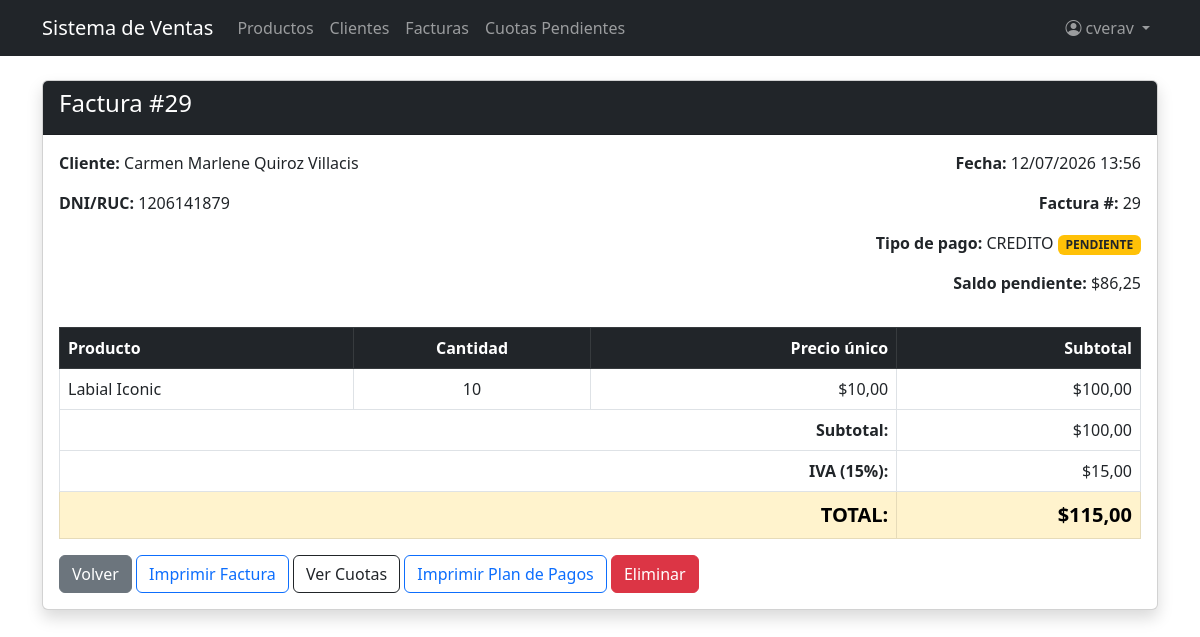
The page /invoices/29/ (signed in) on the database its author committed.
### billing/models.py (models this page shows, shortened)
class Invoice(models.Model):
    customer = models.ForeignKey(Customer, on_delete=models.PROTECT, related_name='invoices', verbose_name='Cliente')
    invoice_date = models.DateTimeField(auto_now_add=True, verbose_name='Datos de Factura')
    subtotal = models.DecimalField(max_digits=12, decimal_places=2, default=0)
    tax = models.DecimalField(max_digits=12, decimal_places=2, default=0, verbose_name='Impuesto')
    total = models.DecimalField(max_digits=12, decimal_places=2, default=0, verbose_name='Total')
    is_active = models.BooleanField(default=True)
    tipo_pago = models.CharField(
        max_length=10,
        choices=[("CONTADO", "CONTADO"), ("CREDITO", "CREDITO")],
        default="CONTADO",
        verbose_name="Tipo de pago",
    )
    saldo = models.DecimalField(max_digits=12, decimal_places=2, default=0)
    estado = models.CharField(
        max_length=15,
        choices=[("PENDIENTE", "PENDIENTE"), ("PAGADA", "PAGADA")],
        default="PENDIENTE",
    )
    class Meta: ordering = ['-invoice_date']

class Customer(models.Model):
    dni = models.CharField(max_length=13, unique=True, verbose_name='DNI/RUC', validators=[validate_cedula_ec])
    first_name = models.CharField(max_length=100, verbose_name='Nombre')
    last_name = models.CharField(max_length=100, verbose_name='Apellido')
    email = models.EmailField(blank=True, null=True)
    phone = models.CharField(max_length=20, blank=True, null=True, verbose_name='Teléfono')
    address = models.TextField(blank=True, null=True, verbose_name='Dirección')
    is_active = models.BooleanField(default=True, verbose_name='Activo')
    created_at = models.DateTimeField(auto_now_add=True)
    updated_at = models.DateTimeField(auto_now=True)
    class Meta:
        ordering = ['last_name', 'first_name']
    @property
    def full_name(self): return f'{self.first_name} {self.last_name}'

class InvoiceDetail(models.Model):
    invoice = models.ForeignKey(Invoice, on_delete=models.CASCADE, related_name='details', verbose_name='Factura')
    product = models.ForeignKey(Product, on_delete=models.PROTECT, related_name='invoice_details', verbose_name='Producto')
    quantity = models.IntegerField(default=1)
    unit_price = models.DecimalField(max_digits=12, decimal_places=2, verbose_name='Precio unitario')
    subtotal = models.DecimalField(max_digits=12, decimal_places=2, default=0)

class Product(models.Model):
    name = models.CharField(max_length=200, verbose_name='Nombre del producto')
    description = models.TextField(blank=True, null=True, verbose_name='Descripción')
    brand = models.ForeignKey(Brand, on_delete=models.PROTECT, related_name='products', verbose_name='Marca')
    group = models.ForeignKey(ProductGroup, on_delete=models.PROTECT, related_name='products', verbose_name='Grupo')
    suppliers = models.ManyToManyField(Supplier, related_name='products', blank=True, verbose_name='Proveedor')
    unit_price = models.DecimalField(max_digits=12, decimal_places=2, verbose_name='Precio unitario')
    stock = models.IntegerField(default=0, validators=[MinValueValidator(0)])
    image = models.ImageField(upload_to='products/', blank=True, null=True, verbose_name='Imagen')
    is_active = models.BooleanField(default=True, verbose_name='Activo')
    created_at = models.DateTimeField(auto_now_add=True)
    updated_at = models.DateTimeField(auto_now=True)
    class Meta:
        verbose_name = 'Product'
        verbose_name_plural = 'Products'
        ordering = ['name']

### billing/views.py (the view)
# urls.py: path('invoices/<int:pk>/', views.invoice_detail, name='invoice_detail'),
@login_required
@permission_required_with_message('billing.view_invoice', redirect_url='/')
def invoice_detail(request, pk):
    invoice = get_object_or_404(
        Invoice.objects.select_related('customer')
                       .prefetch_related('details__product'),
        pk=pk
    )
    return render(request, 'billing/invoice_detail.html', {'invoice': invoice})

### security/templatetags/security_tags.py (called while the page is built)
@register.filter(name='role_badge_class')
def role_badge_class(role_name):
    return ROLE_BADGE_CLASSES.get(role_name, 'bg-secondary')

@register.filter(name='has_group')
def has_group(user, group_name):
    if not user.is_authenticated:
        return False
    if user.is_superuser:      # el superusuario ve todo
        return True
    return user.groups.filter(name=group_name).exists()

### billing/templates/billing/invoice_detail.html (shortened to what this page needs)
{% extends 'billing/base.html' %}
{% block content %}
<div class="card shadow mb-4">
  <div class="card-header bg-dark text-white">
    <h4>Factura #{{ invoice.id }}</h4>
  </div>
  <div class="card-body">
    <div class="row mb-3">
      <div class="col-md-6">
        <p><strong>Cliente:</strong> {{ invoice.customer.full_name }}</p>
        <p><strong>DNI/RUC:</strong> {{ invoice.customer.dni }}</p>
      </div>
      <div class="col-md-6 text-end">
        <p><strong>Fecha:</strong> {{ invoice.invoice_date|date:"d/m/Y H:i" }}</p>
        <p><strong>Factura #:</strong> {{ invoice.id }}</p>
        <p>
          <strong>Tipo de pago:</strong> {{ invoice.tipo_pago }}
          <span class="badge {% if invoice.estado == 'PAGADA' %}bg-success{% else %}bg-warning text-dark{% endif %}">{{ invoice.estado }}</span>
        </p>
        {% if invoice.tipo_pago == 'CREDITO' %}<p><strong>Saldo pendiente:</strong> ${{ invoice.saldo }}</p>{% endif %}
      </div>
    </div>
    <table class="table table-bordered">
      <thead class="table-dark">
        <tr>
          <th>Producto</th>
          <th class="text-center">Cantidad</th>
          <th class="text-end">Precio único</th>
          <th class="text-end">Subtotal</th>
        </tr>
      </thead>
      <tbody>
        {% for detail in invoice.details.all %}
        <tr>
          <td>{{ detail.product.name }}</td>
          <td class="text-center">{{ detail.quantity }}</td>
          <td class="text-end">${{ detail.unit_price }}</td>
          <td class="text-end">${{ detail.subtotal }}</td>
        </tr>
        {% endfor %}
      </tbody>
      <tfoot>
        <tr>
          <td colspan="3" class="text-end fw-bold">Subtotal:</td>
          <td class="text-end">${{ invoice.subtotal }}</td>
        </tr>
        <tr>
          <td colspan="3" class="text-end fw-bold">IVA (15%):</td>
          <td class="text-end">${{ invoice.tax }}</td>
        </tr>
        <tr class="table-warning">
          <td colspan="3" class="text-end fw-bold fs-5">TOTAL:</td>
          <td class="text-end fw-bold fs-5">${{ invoice.total }}</td>
        </tr>
      </tfoot>
    </table>
    <a href="{% url 'billing:invoice_list' %}" class="btn btn-secondary">Volver</a>
    <a href="{% url 'billing:invoice_pdf' invoice.pk %}" target="_blank" class="btn btn-outline-primary">Imprimir Factura</a>
    {% if invoice.tipo_pago == 'CREDITO' %}
    <a href="{% url 'creditos_ventas:cuotas_factura' invoice.pk %}" class="btn btn-outline-dark">Ver Cuotas</a>
    <a href="{% url 'creditos_ventas:plan_pagos_pdf' invoice.pk %}" target="_blank" class="btn btn-outline-primary">Imprimir Plan de Pagos</a>
    {% endif %}
    {% if perms.billing.delete_invoice %}
    <a href="{% url 'billing:invoice_delete' invoice.pk %}" class="btn btn-danger">Eliminar</a>
    {% endif %}
  </div>
</div>
{% endblock %}

### billing/templates/billing/base.html (shortened to what this page needs)
{% load security_tags %}
<!DOCTYPE html>
<html lang="es">
<head>
  <link href="https://cdn.jsdelivr.net/npm/bootstrap@5.3.0/dist/css/bootstrap.min.css" rel="stylesheet">
  <link href="https://cdn.jsdelivr.net/npm/bootstrap-icons@1.11.3/font/bootstrap-icons.min.css" rel="stylesheet">
</head>
<body>
<nav class="navbar navbar-expand-lg navbar-dark bg-dark">
  <div class="container">
    <a class="navbar-brand" href="{% url 'billing:home' %}">Sistema de Ventas</a>
    <div class="collapse navbar-collapse" id="nav">
      <ul class="navbar-nav me-auto">
        {% if user.is_authenticated %}
        {% if perms.billing.view_product %}
        <li class="nav-item"><a class="nav-link" href="{% url 'billing:product_list' %}">Productos</a></li>
        {% endif %}
        {% if perms.billing.view_customer %}
        <li class="nav-item"><a class="nav-link" href="{% url 'billing:customer_list' %}">Clientes</a></li>
        {% endif %}
        {% if perms.billing.view_invoice %}
        <li class="nav-item"><a class="nav-link" href="{% url 'billing:invoice_list' %}">Facturas</a></li>
        <li class="nav-item"><a class="nav-link" href="{% url 'creditos_ventas:cuotas_pendientes' %}">Cuotas Pendientes</a></li>
        {% endif %}
        {% endif %}
      </ul>
      <ul class="navbar-nav">
        {% if user.is_authenticated %}
        {% with role=user.groups.first %}
        <li class="nav-item dropdown">
          <a class="nav-link dropdown-toggle" href="#" data-bs-toggle="dropdown">
            <i class="bi bi-person-circle me-1"></i>{{ user.username }}
          </a>
        </li>
        {% endwith %}
        {% else %}
        <li class="nav-item">
          <a class="nav-link" href="{% url 'security:login' %}">Login</a>
        </li>
        {% endif %}
      </ul>
    </div>
  </div>
</nav>
<div class="container mt-4">
  {% block content %}
  {% endblock %}
</div>
</body>
</html>

### rows shown on the page
Invoice: id "29", customer.full_name "Carmen Marlene Quiroz Villacis", customer.dni "1206141879", invoice_date "12/07/2026 13:56", tipo_pago "CREDITO", estado "PENDIENTE", saldo "86,25", subtotal "100,00", tax "15,00", total "115,00"
InvoiceDetail: product.name "Labial Iconic", quantity "10", unit_price "10,00", subtotal "100,00"

### other values the page prints
{{ user.username }} "cverav"
